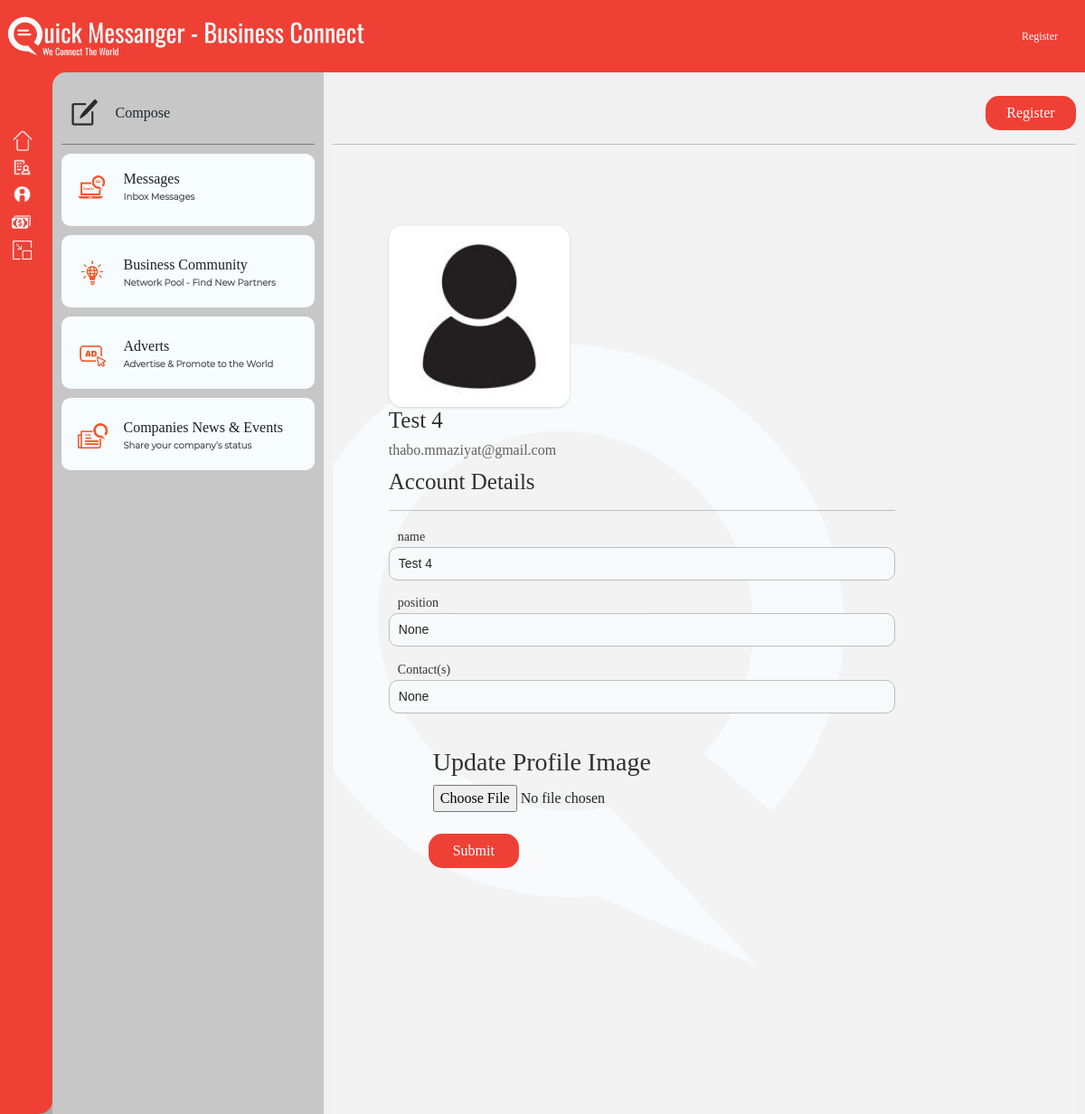
/user_account (signed in), run on the app's committed database.
### models.py (models this page shows, shortened)
class User(db.Model,UserMixin):
    id = db.Column(db.Integer,primary_key=True)
    name = db.Column(db.String(20))
    cht_usr_fKey = db.Column(db.Integer, ForeignKey('chat_user.id'))
    image = db.Column(db.String(30), nullable=True)
    position = db.Column(db.String(30), nullable=True)
    contacts = db.Column(db.String(30), nullable=True)
    email = db.Column(db.String(120),unique=True)
    password = db.Column(db.String(120), unique=True)
    confirm_password = db.Column(db.String(120), unique=True)
    verified = db.Column(db.Boolean, default=False)
    other = db.Column(db.String(200))
    other1 = db.Column(db.String(200))
    db.Column(db.DateTime(), default=datetime.now)
    role = db.Column(db.String(120))
    company_id = relationship("company_info", backref='user', lazy=True)
    notification_access = relationship("NotificationsAccess", backref='chat_user', lazy=True)
    __mapper_args__ = {
        "polymorphic_identity":'user',
        'polymorphic_on':role
    }

### app.py (the view, shortened to what this page needs)
@app.route("/user_account", methods=["POST", "GET"])
@login_required
def user_account_form():
    print("Login In User: ", session.get('username'))
    user_account_form = Register(obj=User)
    db.create_all()
    id = current_user.id
    usr_acc = User.query.get(id)
    return render_template("user_account.html", form=user_account_form,usr_acc=usr_acc)

### Forms.py (shortened to what this page needs)
class Register(FlaskForm):
    name = StringField('name', validators=[DataRequired(),Length(min=2,max=20)])
    email = StringField('email', validators=[DataRequired(),Email()])
    position= StringField('position', validators=[DataRequired()])
    password = PasswordField('password', validators=[DataRequired(), Length(min=8, max=64)])
    confirm = PasswordField('confirm', validators=[DataRequired(),EqualTo('password'), Length(min=8, max=64)])
    contacts = StringField('Contact(s)', validators=[Length(min=8, max=64)])
    zip_code = StringField('Zip Code / Postal Code', validators=[Length(min=0, max=64)])
    address = StringField('Physical Address', validators=[DataRequired(), Length(min=8, max=100)])
    image= FileField('Profile Image', validators=[FileAllowed(['jpg','png'])])
    submit = SubmitField('Submit')

### app.py (called while the page is built, shortened)
@login_manager.user_loader
def load_user(user_id):
    return User.query.get(user_id)

def get_all_messages():
    usr = session.get("username")
    print(" Ran First: ", usr)
    message_list = None
    if usr:
        message_list = Messages.query.filter(Messages.key == usr).order_by(Messages.date.desc()).all()
        if not message_list:
            print("No Messages Found")
            return []
    else:
        return []

### templates/user_account.html (shortened to what this page needs)
{% extends "base.html" %}
{% block content %}
<div style="" class="form-account-container">
        <h3><br> </h3>
        <div style="width:80%;margin-left:1px" class="card-body py-md-4">
        <form _lpchecked="1" action="" method="post"  enctype="multipart/form-data" >
                <div style=""  class="img-cont">
                      {% if current_user.image %}
                            <img class="prf-image" src="{{url_for('static', filename='uploads/' + current_user.image)}}"/>
                      {% else %}
                            <img class="prf-image" src="static/images/default.jpg"/>
                      {% endif %}
                 </div>
                <h3 style="font-size:25px;">{{current_user.name.title()}}<br>
                <span class="spans" style="font-size:16px;color:rgb(97, 97, 97)">{{current_user.email}}</span></h3>
            <h3 style="font-size:25px" class="">Account Details</h3>
            <hr>
            <div class="group">
                <div class="acc-labels">{{ form.name.label(class="labels")}}</div>
                {{ form.name(class="form-control",placeholder="Name",value=current_user.name)}}
              </div>
            <div class="group">
                  <div class="acc-labels">{{ form.position.label(class="labels")}}</div>
                  {{ form.position(class="form-control",placeholder="Email",value=current_user.position)}}
            </div>
            <div class="group">
                <div class="acc-labels">{{ form.contacts.label(class="labels")}}</div>
                 {{ form.contacts(class="form-control",placeholder="Contacts",value=current_user.contacts)}}
            </div>
         </div>
        <div style="padding-left:50px;width:80%;min-width:350px" class="form-group">
                <h3> Update Profile Image</h3>
                {{ form.image(id="imageInput", class="acc-form-control",placeholder="reference_2")}}
        </div><br>
            <div style="width:40% !important;padding-left:45px;" class="d-flex flex-row align-items-center justify-content-between">
                 {{ form.submit(class="btns") }}
            </div>
            <br><br>
</div>
{% endblock %}

### static/css/styles.css (style rules this page uses)
.group { margin:10px 0px; }
form { width:100%; }
body { box-sizing:border-box; font-family:Montserrat !important; animation:fade-anim 0.5s ease-in; }
.btns { border:none; padding:7px ; color:white; font-weight:500; border-radius:5px; background-color:var(--theme-color); }
.form-control { background-color: #f8f9fa; padding: 7px; padding: 7px 10px; margin-bottom: 0.8rem; border:1px solid #bebebe; border-radius:10px; width:100%; box-sizing: border-box; }
h1,h2,h3,h4 { color:#303030; }
.labels { font-size: 14px; margin-left:10px }

### static/css/bs_stylesheet.css (style rules this page uses)
body, h1, p, div { margin: 0; padding: 0; box-sizing: border-box; }
:root { --theme-color: #EF4036; --ribbon-color: #ffcece; --background-color: #d3d2d2; --el-background-color: #e4e4e4; --my-blue:#3667ef; }
body { font-family: 'Oswald',"Franklin Gothic Medium Cond","Gill Sans MT Condensed","Microsoft Yi Baiti" !important; background-color: #a8a8a8; font-weight:400; }
.btns { width:max-content !important; min-width:100px; border-radius: 15px; transition: all 0.2s ease; }
html, body { overflow: hidden; height: 100%; min-width: 1000px; }
.sub-titles h2,small,label { color:#333; }
.form-control { font-family: Montserrat,Arial, Helvetica, sans-serif !important; font-size: 14px !important; }
.prf-image { border-radius: 15px; height:200px; box-shadow: 0px 1px 3px rgba(0, 0, 0, 0.16); }
.form-account-container { width:100%; max-width:700px; margin: 0 auto; }

### data on the page
User: image (placeholder picture), name "Test 4", email "thabo.mmaziyat@gmail.com", position "None", contacts "None"
